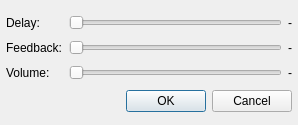
<?xml version="1.0" encoding="UTF-8"?>
<ui version="4.0">
 <class>SettingsDialog</class>
 <widget class="QDialog" name="SettingsDialog">
  <property name="geometry">
   <rect>
    <x>0</x>
    <y>0</y>
    <width>298</width>
    <height>125</height>
   </rect>
  </property>
  <property name="minimumSize">
   <size>
    <width>275</width>
    <height>72</height>
   </size>
  </property>
  <property name="maximumSize">
   <size>
    <width>2750</width>
    <height>720</height>
   </size>
  </property>
  <property name="windowTitle">
   <string>Echo Plugin Settings</string>
  </property>
  <layout class="QGridLayout" name="gridLayout">
   <property name="leftMargin">
    <number>6</number>
   </property>
   <property name="rightMargin">
    <number>6</number>
   </property>
   <property name="bottomMargin">
    <number>6</number>
   </property>
   <item row="2" column="0">
    <widget class="QLabel" name="label_3">
     <property name="text">
      <string>Volume:</string>
     </property>
    </widget>
   </item>
   <item row="1" column="2">
    <widget class="QLabel" name="feedLabel">
     <property name="text">
      <string>-</string>
     </property>
    </widget>
   </item>
   <item row="2" column="1">
    <widget class="QSlider" name="volumeSlider">
     <property name="orientation">
      <enum>Qt::Horizontal</enum>
     </property>
    </widget>
   </item>
   <item row="0" column="1">
    <widget class="QSlider" name="delaySlider">
     <property name="orientation">
      <enum>Qt::Horizontal</enum>
     </property>
    </widget>
   </item>
   <item row="1" column="1">
    <widget class="QSlider" name="feedSlider">
     <property name="orientation">
      <enum>Qt::Horizontal</enum>
     </property>
    </widget>
   </item>
   <item row="0" column="0">
    <widget class="QLabel" name="label">
     <property name="text">
      <string>Delay:</string>
     </property>
    </widget>
   </item>
   <item row="1" column="0">
    <widget class="QLabel" name="label_2">
     <property name="text">
      <string>Feedback:</string>
     </property>
    </widget>
   </item>
   <item row="2" column="2">
    <widget class="QLabel" name="volumeLabel">
     <property name="text">
      <string>-</string>
     </property>
    </widget>
   </item>
   <item row="0" column="2">
    <widget class="QLabel" name="delayLabel">
     <property name="text">
      <string>-</string>
     </property>
    </widget>
   </item>
   <item row="3" column="0" colspan="3">
    <widget class="QDialogButtonBox" name="buttonBox">
     <property name="sizePolicy">
      <sizepolicy hsizetype="Expanding" vsizetype="Fixed">
       <horstretch>0</horstretch>
       <verstretch>0</verstretch>
      </sizepolicy>
     </property>
     <property name="standardButtons">
      <set>QDialogButtonBox::Cancel|QDialogButtonBox::Ok</set>
     </property>
    </widget>
   </item>
  </layout>
 </widget>
 <resources/>
 <connections>
  <connection>
   <sender>buttonBox</sender>
   <signal>accepted()</signal>
   <receiver>SettingsDialog</receiver>
   <slot>accept()</slot>
   <hints>
    <hint type="sourcelabel">
     <x>270</x>
     <y>76</y>
    </hint>
    <hint type="destinationlabel">
     <x>91</x>
     <y>88</y>
    </hint>
   </hints>
  </connection>
  <connection>
   <sender>buttonBox</sender>
   <signal>rejected()</signal>
   <receiver>SettingsDialog</receiver>
   <slot>reject()</slot>
   <hints>
    <hint type="sourcelabel">
     <x>326</x>
     <y>78</y>
    </hint>
    <hint type="destinationlabel">
     <x>139</x>
     <y>60</y>
    </hint>
   </hints>
  </connection>
 </connections>
</ui>
